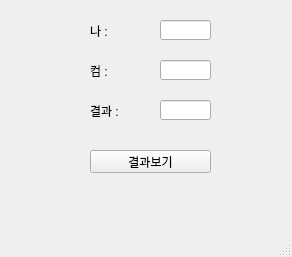
<?xml version="1.0" encoding="UTF-8"?>
<ui version="4.0">
 <class>MainWindow</class>
 <widget class="QMainWindow" name="MainWindow">
  <property name="geometry">
   <rect>
    <x>0</x>
    <y>0</y>
    <width>292</width>
    <height>257</height>
   </rect>
  </property>
  <property name="windowTitle">
   <string>MainWindow</string>
  </property>
  <widget class="QWidget" name="centralwidget">
   <widget class="QLineEdit" name="le_mine">
    <property name="geometry">
     <rect>
      <x>160</x>
      <y>20</y>
      <width>51</width>
      <height>20</height>
     </rect>
    </property>
    <property name="inputMask">
     <string/>
    </property>
    <property name="text">
     <string/>
    </property>
   </widget>
   <widget class="QLabel" name="lbl">
    <property name="geometry">
     <rect>
      <x>90</x>
      <y>20</y>
      <width>51</width>
      <height>21</height>
     </rect>
    </property>
    <property name="text">
     <string>나 : </string>
    </property>
   </widget>
   <widget class="QLineEdit" name="le_com">
    <property name="geometry">
     <rect>
      <x>160</x>
      <y>60</y>
      <width>51</width>
      <height>20</height>
     </rect>
    </property>
    <property name="text">
     <string/>
    </property>
   </widget>
   <widget class="QPushButton" name="pb">
    <property name="geometry">
     <rect>
      <x>90</x>
      <y>150</y>
      <width>121</width>
      <height>23</height>
     </rect>
    </property>
    <property name="text">
     <string>결과보기</string>
    </property>
   </widget>
   <widget class="QLabel" name="lbl_2">
    <property name="geometry">
     <rect>
      <x>90</x>
      <y>60</y>
      <width>51</width>
      <height>21</height>
     </rect>
    </property>
    <property name="text">
     <string>컴 : </string>
    </property>
   </widget>
   <widget class="QLabel" name="lbl_3">
    <property name="geometry">
     <rect>
      <x>90</x>
      <y>100</y>
      <width>51</width>
      <height>21</height>
     </rect>
    </property>
    <property name="text">
     <string>결과 : </string>
    </property>
   </widget>
   <widget class="QLineEdit" name="le_result">
    <property name="geometry">
     <rect>
      <x>160</x>
      <y>100</y>
      <width>51</width>
      <height>20</height>
     </rect>
    </property>
    <property name="text">
     <string/>
    </property>
   </widget>
  </widget>
  <widget class="QMenuBar" name="menubar">
   <property name="geometry">
    <rect>
     <x>0</x>
     <y>0</y>
     <width>292</width>
     <height>21</height>
    </rect>
   </property>
  </widget>
  <widget class="QStatusBar" name="statusbar"/>
 </widget>
 <resources/>
 <connections/>
</ui>
